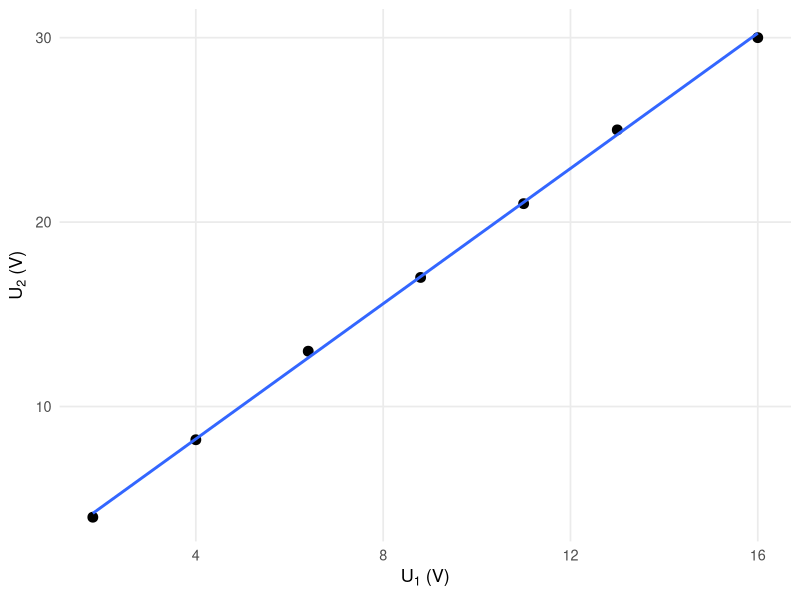
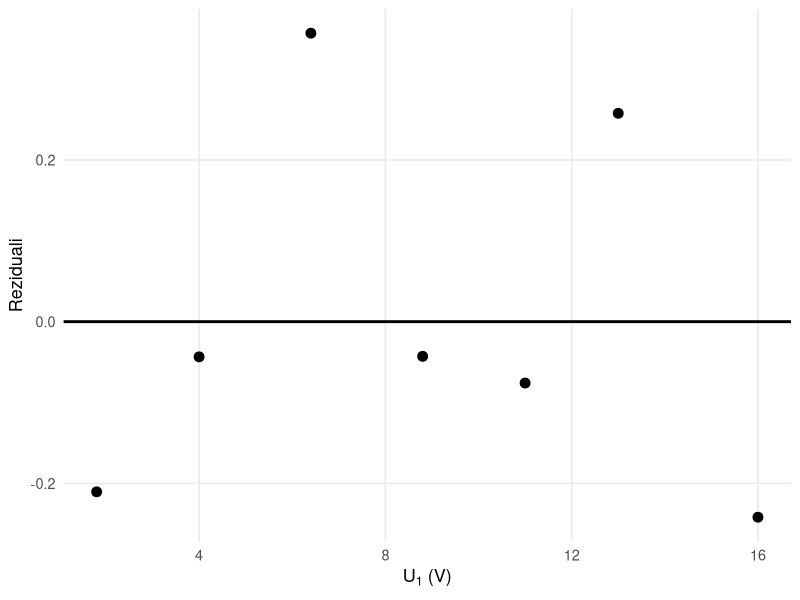
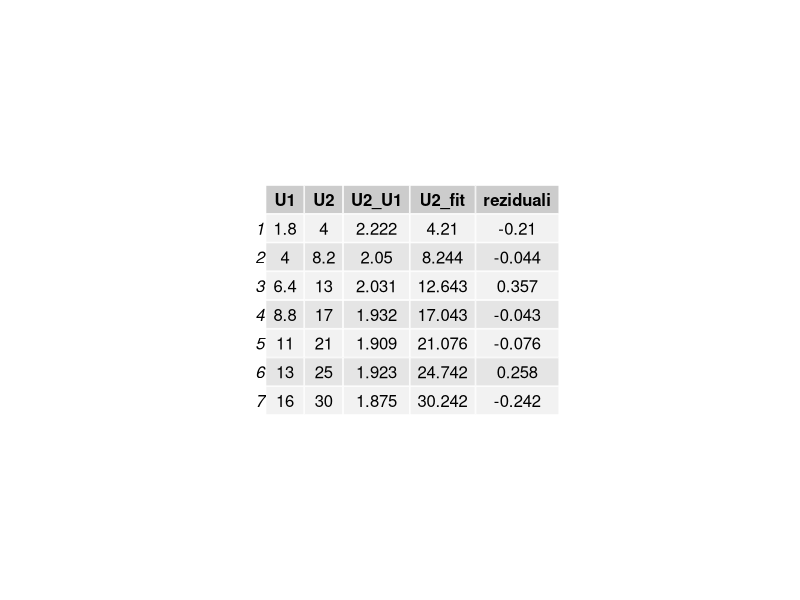
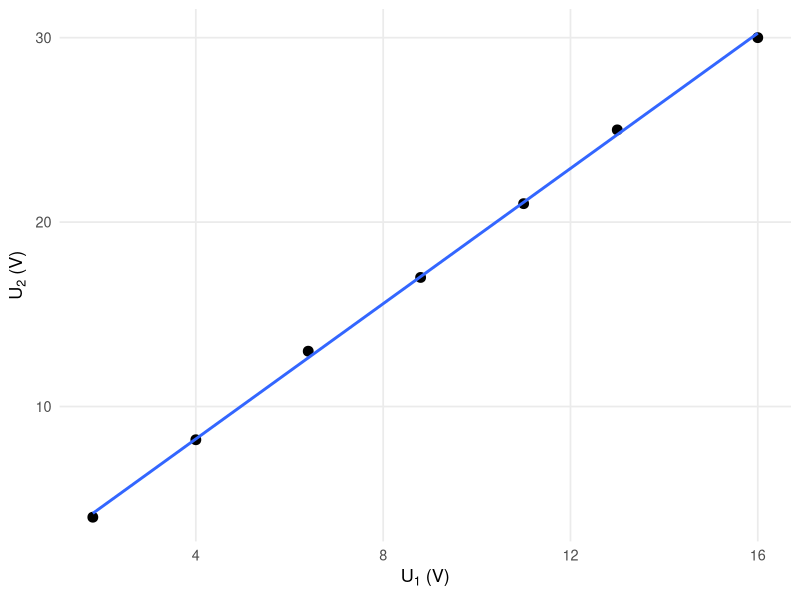
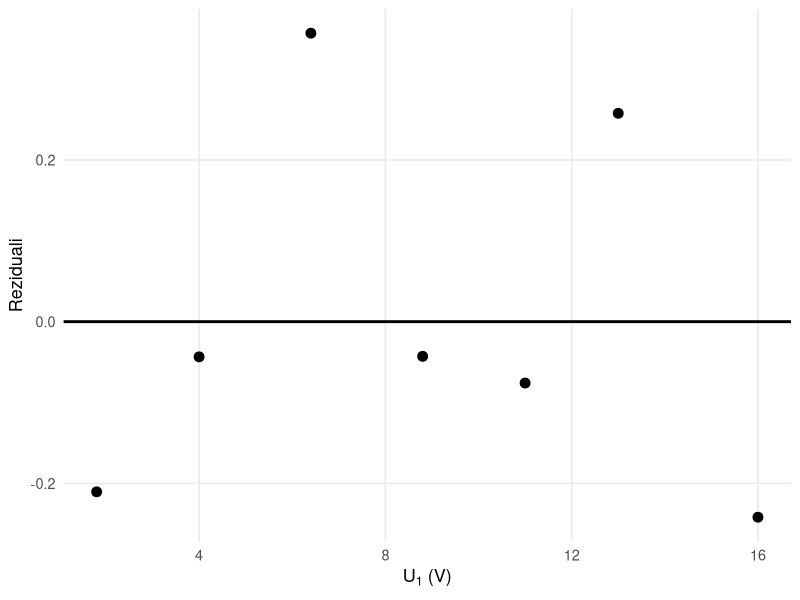
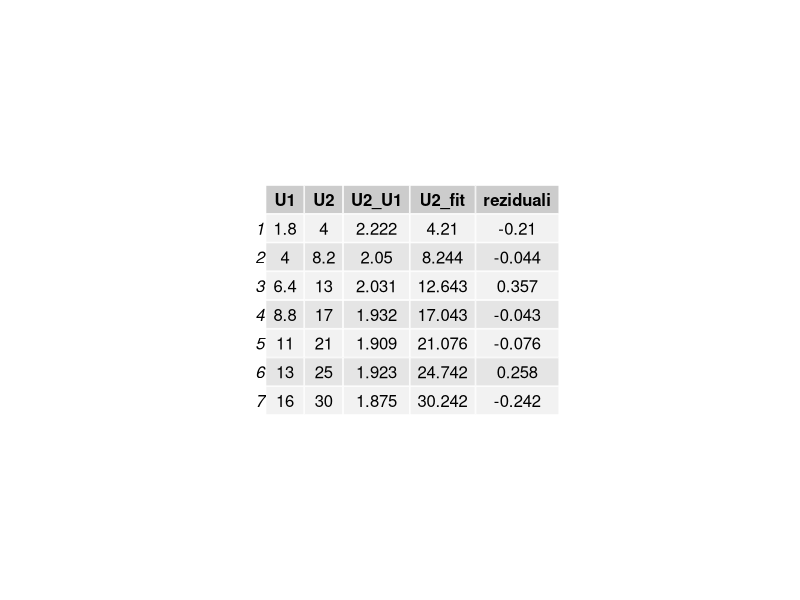

Reproduce these figures in R, in order.
library(ggplot2)
library(gridExtra)
library(grid)

U1 <- c(1.8, 4.0, 6.4, 8.8, 11.0, 13.0, 16.0)
U2 <- c(4.0, 8.2, 13.0, 17.0, 21.0, 25.0, 30.0)

df <- data.frame(U1 = U1, U2 = U2)
df$U2_U1 <- df$U2 / df$U1


n1 <- 300
n2 <- 600
teorijski_omjer <- n2 / n1


model <- lm(U2 ~ U1, data = df)
summary_model <- summary(model)

a <- coef(model)[2]
b <- coef(model)[1]

df$U2_fit <- fitted(model)
df$reziduali <- resid(model)


pearson_r <- cor(df$U1, df$U2, method = "pearson")
R2 <- summary_model$r.squared
odstupanje <- abs(a - teorijski_omjer) / teorijski_omjer * 100


cat("Tablica mjerenja:\n")
print(round(df, 3))
cat("\n")

cat("Jednadžba pravca:\n")
cat(sprintf("U2 = %.4f * U1 %+ .4f\n", a, b))
cat(sprintf("Teorijski omjer n2/n1 = %.3f\n", teorijski_omjer))
cat(sprintf("Pearsonov koeficijent r = %.4f\n", pearson_r))
cat(sprintf("Koeficijent determinacije R^2 = %.4f\n", R2))
cat(sprintf("Relativno odstupanje = %.2f %%\n", odstupanje))
cat("\n")

p1 <- ggplot(df, aes(x = U1, y = U2)) +
  geom_point(size = 3) +
  geom_smooth(method = "lm", se = FALSE, linewidth = 1) +
  labs(
    x = expression(U[1] ~ "(V)"),
    y = expression(U[2] ~ "(V)")
  ) +
  theme_minimal(base_size = 13) +
  theme(
    panel.grid.minor = element_blank()
  )

print(p1)

p2 <- ggplot(df, aes(x = U1, y = reziduali)) +
  geom_point(size = 3) +
  geom_hline(yintercept = 0, linewidth = 1) +
  labs(
    x = expression(U[1] ~ "(V)"),
    y = "Reziduali"
  ) +
  theme_minimal(base_size = 13) +
  theme(
    panel.grid.minor = element_blank()
  )

print(p2)

tablica <- tableGrob(round(df, 3))

grid.newpage()
grid.draw(tablica)

ggsave("graf.pdf", plot = p1, width = 8, height = 5)
ggsave("reziduali.pdf", plot = p2, width = 8, height = 4.5)

pdf("tablica.pdf", width = 8, height = 3.2)
grid.newpage()
grid.draw(tablica)
dev.off()
